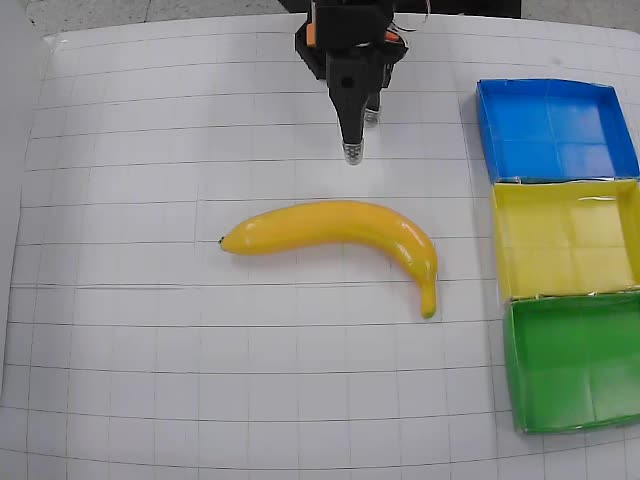
#> input picture paper/2026-09/reference_frames/top.jpg, 640 x 480 px
$ python make_plan.py
#> lines starting #> are read from the running program, lines starting #| are printed output that depends on the picture; after the words box and inside, x2 and y2 are one past the last pixel; in counts of white or black regions, pixels touching at a corner belong together
"""Fixed evaluation plan shared by all representations (20 trials) + a placement map on the top-camera view.

Factors per trial: banana position (4 training clusters P1-P4; P5 = gap 70 px from any training start, P6 = right of the training x-range),
banana orientation in the top view (H = long axis left-right, V = long axis toward/away from the robot),
distractor (none / apple / carrot, placed at the fixed slot farther from the banana), target basket color.
Run order: sorted by position, then distractor, then orientation (fixed, not shuffled).
Pixel coordinates are in the top-camera image (reference_frames/top.jpg). Order is shuffled with a fixed seed.
"""

import csv
import json
from pathlib import Path

import cv2
import numpy as np

HERE = Path(__file__).resolve().parent
REF = HERE.parents[1] / "reference_frames" / "top.jpg"
TRAIN = json.load(open(HERE.parent / "train_banana_starts.json"))
#> (reads paper/2026-09/eval/train_banana_starts.json from the repository)

POS = {  # id: (x, y, in_distribution)
    "P1": (232, 166, True), "P2": (354, 222, True), "P3": (127, 333, True), "P4": (315, 366, True),
    "P5": (100, 200, False), "P6": (420, 300, False),
}
SLOTS = {"S1": (70, 430), "S2": (150, 105)}  # distractor slots, left side, off the path to the baskets

# (position, orientation, distractor) - ID positions: 2 H + 2 V, 2 none + 1 apple + 1 carrot each
cells = []
for i, p in enumerate(["P1", "P2", "P3", "P4"]):
    a, b = ("apple", "carrot") if i % 2 == 0 else ("carrot", "apple")
    cells += [(p, "H", "none"), (p, "H", a), (p, "V", "none"), (p, "V", b)]
cells += [("P5", "H", "none"), ("P5", "V", "apple"), ("P6", "H", "carrot"), ("P6", "V", "none")]

rng = np.random.default_rng(2026)
colors = ["blue"] * 7 + ["yellow"] * 7 + ["green"] * 6
rng.shuffle(colors)
rng.permutation(len(cells))  # kept so the color assignment above stays identical
# Run order (2026-09-28 user decision): sorted by position, then distractor (none, apple, carrot), then orientation
DIS_RANK = {"none": 0, "apple": 1, "carrot": 2}
order = sorted(range(len(cells)), key=lambda k: (cells[k][0], DIS_RANK[cells[k][2]], cells[k][1]))

T = np.array([[r["x"], r["y"]] for r in TRAIN])
rows = []
for n, k in enumerate(order, start=1):
    p, ori, dis = cells[k]
    x, y, ind = POS[p]
    slot = max(SLOTS, key=lambda s: np.hypot(SLOTS[s][0] - x, SLOTS[s][1] - y)) if dis != "none" else ""
    rows.append({
        "trial": n, "position": p, "x": x, "y": y, "in_distribution": ind, "orientation": ori,
        "distractor": dis, "distractor_slot": slot, "color": colors[k],
        "task": f"pick the banana and place it in the {colors[k]} basket",
    })

with open(HERE / "plan.csv", "w", newline="") as f:
    w = csv.DictWriter(f, fieldnames=list(rows[0]))
    w.writeheader()
    w.writerows(rows)

img = cv2.imread(str(REF))
#> img is the input picture: shape (480, 640, 3); mean B, G, R 140.6, 144.8, 140.6
for r in TRAIN:
    cv2.circle(img, (int(r["x"]), int(r["y"])), 2, (0, 0, 255), -1)
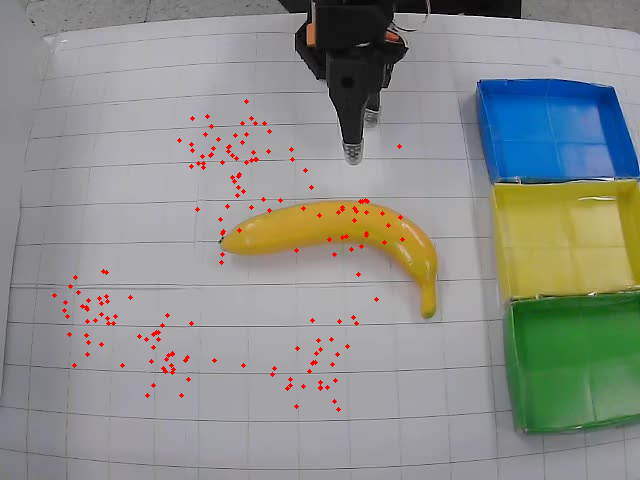
#> img: shape (480, 640, 3); 0.73% of pixels changed, all inside (x1, y1, x2, y2) = (52, 99, 405, 412)
for p, (x, y, ind) in POS.items():
    col = (255, 0, 0) if ind else (0, 140, 255)
    cv2.circle(img, (x, y), 14, col, 2)
    cv2.line(img, (x - 24, y), (x + 24, y), col, 1)   # H guide
    cv2.line(img, (x, y - 24), (x, y + 24), col, 1)   # V guide
    near = int(np.sum(np.hypot(T[:, 0] - x, T[:, 1] - y) < 40))
    cv2.putText(img, f"{p} ({near})", (x + 16, y - 10), cv2.FONT_HERSHEY_SIMPLEX, 0.55, col, 2)
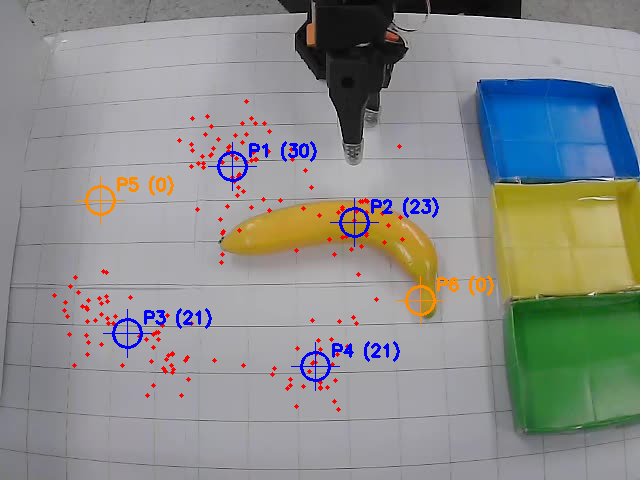
#> img: shape (480, 640, 3); 1.53% of pixels changed, all inside (x1, y1, x2, y2) = (76, 141, 494, 391)
for s, (x, y) in SLOTS.items():
    cv2.rectangle(img, (x - 14, y - 14), (x + 14, y + 14), (0, 160, 0), 2)
    cv2.putText(img, s, (x + 16, y + 5), cv2.FONT_HERSHEY_SIMPLEX, 0.55, (0, 160, 0), 2)
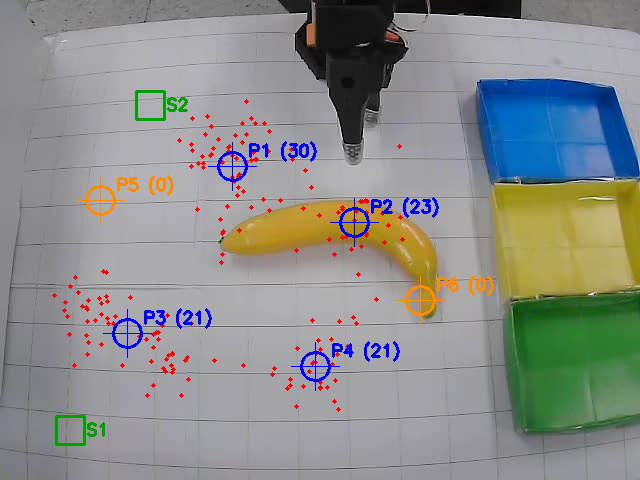
#> img: shape (480, 640, 3); 0.32% of pixels changed, all inside (x1, y1, x2, y2) = (55, 90, 188, 446)
cv2.putText(img, "blue=in-dist  orange=out-of-dist  (n)=training starts within 40px  green=distractor slot",
            (5, 470), cv2.FONT_HERSHEY_SIMPLEX, 0.42, (0, 0, 0), 1)
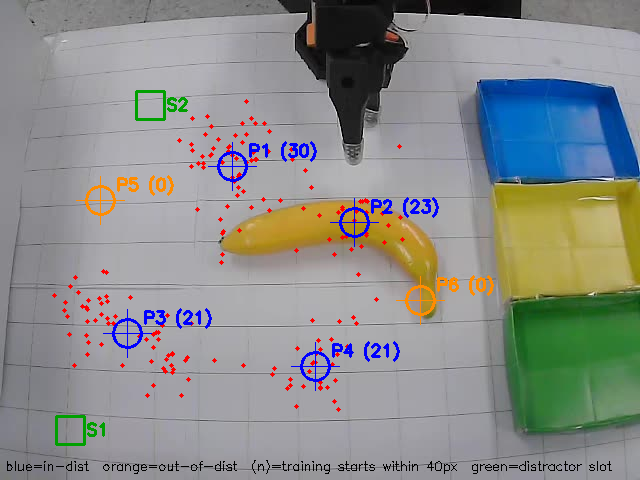
#> img: shape (480, 640, 3); 0.41% of pixels changed, all inside (x1, y1, x2, y2) = (7, 460, 612, 474)
cv2.imwrite(str(HERE / "position_map.jpg"), img)
print(open(HERE / "plan.csv").read())

# eval1 (2026-09-28): 3 positions x 3 baskets = 9 trials, banana horizontal, no distractor.
# Pilot data for planning the EE evaluation. Positions = the three training clusters with the most starts.
rows1 = []
for p in ["P1", "P3", "P4"]:
    x, y, ind = POS[p]
    for color in ["blue", "yellow", "green"]:
        rows1.append({
            "trial": len(rows1) + 1, "position": p, "x": x, "y": y, "in_distribution": ind, "orientation": "H",
            "distractor": "none", "distractor_slot": "", "color": color,
            "task": f"pick the banana and place it in the {color} basket",
        })
with open(HERE / "plan_eval1.csv", "w", newline="") as f:
    w = csv.DictWriter(f, fieldnames=list(rows1[0]))
    w.writeheader()
    w.writerows(rows1)
print(open(HERE / "plan_eval1.csv").read())
